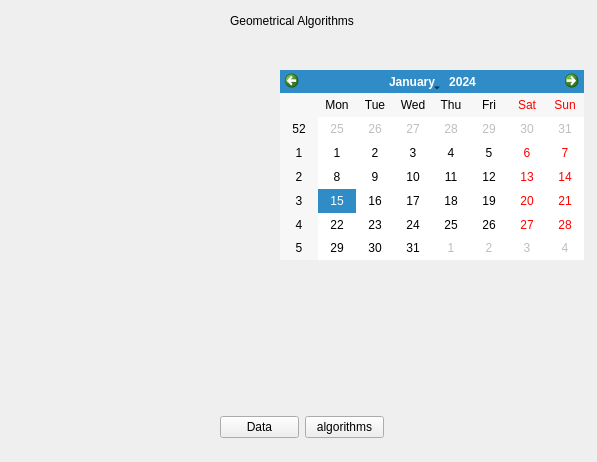
<?xml version="1.0" encoding="UTF-8"?>
<ui version="4.0">
 <class>Form</class>
 <widget class="QWidget" name="Form">
  <property name="geometry">
   <rect>
    <x>0</x>
    <y>0</y>
    <width>597</width>
    <height>462</height>
   </rect>
  </property>
  <property name="windowTitle">
   <string>Form</string>
  </property>
  <widget class="QLabel" name="label">
   <property name="geometry">
    <rect>
     <x>230</x>
     <y>10</y>
     <width>131</width>
     <height>21</height>
    </rect>
   </property>
   <property name="text">
    <string>Geometrical Algorithms</string>
   </property>
  </widget>
  <widget class="QWidget" name="">
   <property name="geometry">
    <rect>
     <x>220</x>
     <y>400</y>
     <width>164</width>
     <height>54</height>
    </rect>
   </property>
   <layout class="QVBoxLayout" name="verticalLayout">
    <item>
     <layout class="QHBoxLayout" name="horizontalLayout">
      <item>
       <widget class="QPushButton" name="creativInterface">
        <property name="layoutDirection">
         <enum>Qt::LeftToRight</enum>
        </property>
        <property name="text">
         <string>Data</string>
        </property>
        <attribute name="buttonGroup">
         <string notr="true">interfaceButtons</string>
        </attribute>
       </widget>
      </item>
      <item>
       <widget class="QPushButton" name="algoInterface">
        <property name="text">
         <string>algorithms</string>
        </property>
        <attribute name="buttonGroup">
         <string notr="true">interfaceButtons</string>
        </attribute>
       </widget>
      </item>
     </layout>
    </item>
   </layout>
  </widget>
  <widget class="QStackedWidget" name="stackedWidget">
   <property name="geometry">
    <rect>
     <x>10</x>
     <y>50</y>
     <width>581</width>
     <height>331</height>
    </rect>
   </property>
   <widget class="QWidget" name="page">
    <widget class="QLabel" name="welcom_picture">
     <property name="geometry">
      <rect>
       <x>10</x>
       <y>10</y>
       <width>71</width>
       <height>51</height>
      </rect>
     </property>
     <property name="text">
      <string/>
     </property>
     <property name="pixmap">
      <pixmap>../assets/russel.jpg</pixmap>
     </property>
    </widget>
    <widget class="QCalendarWidget" name="calendarWidget">
     <property name="geometry">
      <rect>
       <x>270</x>
       <y>20</y>
       <width>304</width>
       <height>190</height>
      </rect>
     </property>
    </widget>
   </widget>
   <widget class="QWidget" name="page_2">
    <widget class="QLabel" name="label_2">
     <property name="geometry">
      <rect>
       <x>270</x>
       <y>130</y>
       <width>111</width>
       <height>71</height>
      </rect>
     </property>
     <property name="text">
      <string>Siemka</string>
     </property>
    </widget>
   </widget>
  </widget>
 </widget>
 <resources/>
 <connections/>
 <buttongroups>
  <buttongroup name="interfaceButtons"/>
 </buttongroups>
</ui>
